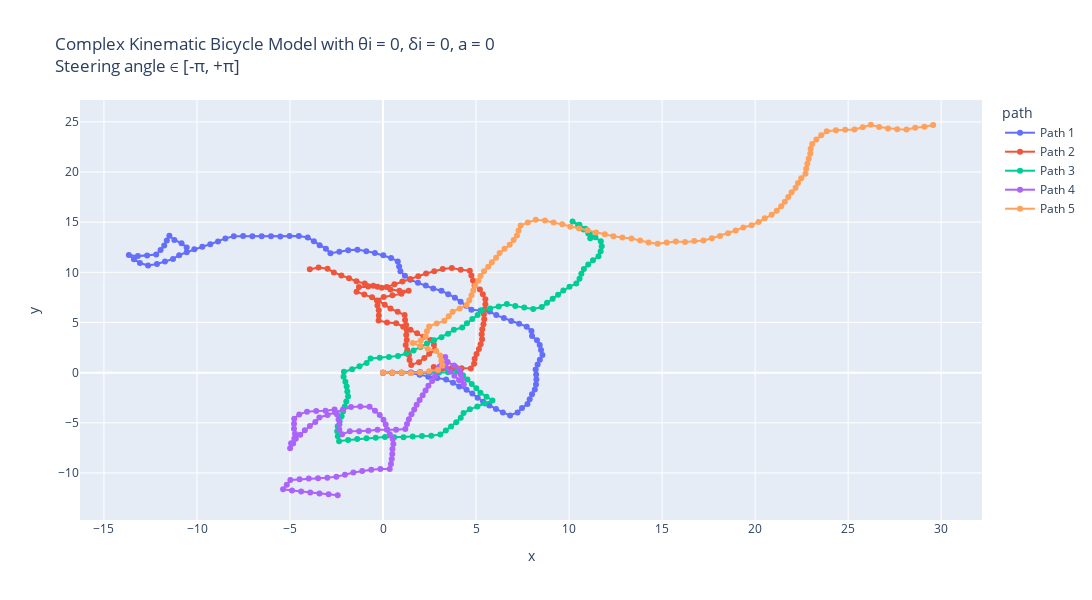

Write notebook code for a chart like this one.
### Markdown cell above
Complex Kinematic Bicycle Model with θi = 0, δi = 0, a = 0 : 
Trajectories with constant velocity, initial heading and steering angle as 0; 
But with complex kinematic_bicycle_model methods : kinematic_bicycle_model or kinematic_bicycle_model_w_slip

### Code cell
# Making 5 possible trajectories 
trajectories = []
for i in range (5):
    # Passed initial heading angle randomly (any angle b/w -90 to +90 degrees).
    # Passed acceleration; keeping acceleration constant for each trajectory, in a range of 0-2
    # Effect of acc. in the trajectory can be removed by making a = 0.0 
    # Initial delta can be any angle between -180 to +180 degrees.
    (x_traj, y_traj, θi, δi, a, v_traj) = start_trajectory(theta_init = 0.0, a = 0.0, delta_init = 0.0, v_init = 5, mode = "complex")
    trajectories.append((x_traj, y_traj, θi, δi, a, v_traj))

# Create a DataFrame for plotting
data = []
for i, (x_traj, y_traj, theta_init, delta_init, a, v_traj) in enumerate(trajectories):
    for x, y, v in zip(x_traj, y_traj, v_traj):
        data.append({"x": x, "y": y, "v": v, "path": f"Path {i+1}"})
df = pd.DataFrame(data)

# Creating the plot using plotly.
fig = px.line(df, x="x", y="y", color="path", custom_data=["v"], title="Complex Kinematic Bicycle Model with θi = 0, δi = 0, a = 0  <br>Steering angle ∈ [-π, +π]", render_mode="svg")
# Adding hover functionality
fig.update_traces(mode="markers+lines", hovertemplate="<br>".join([
    "v: %{customdata[0]:.2f}",
    "x: %{x:.2f}",
    "y: %{y:.2f}"
]))
fig.update_layout(height=600,width=1130)
fig.show()

# Using matplotlib
plt.figure(figsize=(15, 6))
for i, (x_traj, y_traj, θi, δi, a, v_traj) in enumerate(trajectories):
    # Model built such that a remains same inside; can be randomised by using a random statement.
    # print(x_traj,"\n", y_traj)
    plt.plot(x_traj, y_traj, label=f"Path {i+1}", alpha = 0.7)
plt.xlabel("x [m]")
plt.ylabel("y [m]")
plt.title("Complex Kinematic Bicycle Model with θi = 0, δi = 0, a = 0 \n Steering angle ∈ [-π, +π]")
plt.legend()
plt.axis('equal')
plt.show()

### Figure 1 — Plotly figure (JSON) as saved in the notebook; plotly's stock layout.template omitted (floating-point values rounded to 4 significant figures)
{"data": [{"customdata": [[5], [5], [5], [5], [5], [5], [5], [5], [5], [5], [5], [5], [5], [5], [5], [5], [5], [5], [5], [5], [5], [5], [5], [5], [5], [5], [5], [5], [5], [5], [5], [5], [5], [5], [5], [5], [5], [5], [5], [5], [5], [5], [5], [5], [5], [5], [5], [5], [5], [5], [5], [5], [5], [5], [5], [5], [5], [5], [5], [5], [5], [5], [5], [5], [5], [5], [5], [5], [5], [5], [5], [5], [5], [5], [5], [5], [5], [5], [5], [5], [5], [5], [5], [5], [5], [5], [5], [5], [5], [5], [5], [5], [5], [5], [5], [5], [5], [5], [5], [5], [5]], "hovertemplate": "v: %{customdata[0]:.2f}<br>x: %{x:.2f}<br>y: %{y:.2f}", "legendgroup": "Path 1", "line": {"color": "#636efa", "dash": "solid"}, "marker": {"symbol": "circle"}, "mode": "markers+lines", "name": "Path 1", "orientation": "v", "showlegend": true, "type": "scatter", "x": [0, 0.5, 1, 1.498, 1.967, 2.431, 2.911, 3.39, 3.761, 4.096, 4.489, 4.801, 5.086, 5.379, 5.717, 6.072, 6.441, 6.832, 7.233, 7.471, 7.763, 7.883, 8.008, 8.158, 8.222, 8.242, 8.231, 8.205, 8.309, 8.43, 8.567, 8.491, 8.422, 8.275, 8.01, 7.978, 7.723, 7.314, 6.892, 6.495, 6.087, 5.734, 5.247, 4.751, 4.464, 4.17, 3.866, 3.504, 3.139, 2.696, 2.298, 1.879, 1.468, 1.177, 0.9346, 0.8659, 0.7923, 0.433, 0.01354, -0.4379, -0.8994, -1.376, -1.872, -2.35, -2.828, -3.071, -3.407, -3.718, -4.048, -4.526, -5.026, -5.523, -6.023, -6.523, -7.023, -7.521, -8.02, -8.473, -8.869, -9.286, -9.715, -10.14, -10.55, -10.96, -11.29, -11.72, -12.15, -12.63, -13.07, -13.39, -13.66, -13.18, -12.68, -12.19, -11.96, -11.76, -11.62, -11.48, -11.22, -10.83, -10.56], "xaxis": "x", "y": [0, 0, 0, -0.03965, -0.2129, -0.4004, -0.5388, -0.6844, -1.019, -1.39, -1.699, -2.09, -2.501, -2.906, -3.275, -3.627, -3.964, -4.276, -3.977, -3.537, -3.131, -2.646, -2.162, -1.685, -1.189, -0.6894, -0.1895, 0.3098, 0.7989, 1.284, 1.765, 2.259, 2.754, 3.232, 3.656, 4.155, 4.585, 4.872, 5.14, 5.444, 5.734, 6.087, 6.202, 6.262, 6.672, 7.076, 7.473, 7.819, 8.16, 8.391, 8.694, 8.967, 9.251, 9.658, 10.1, 10.59, 11.09, 11.43, 11.71, 11.92, 12.11, 12.26, 12.19, 12.05, 11.9, 12.34, 12.71, 13.1, 13.48, 13.63, 13.63, 13.58, 13.6, 13.6, 13.6, 13.63, 13.6, 13.38, 13.08, 12.8, 12.55, 12.29, 12.0, 11.71, 11.33, 11.08, 10.83, 10.69, 10.93, 11.31, 11.73, 11.62, 11.67, 11.78, 12.22, 12.68, 13.16, 13.64, 13.22, 12.9, 12.48], "yaxis": "y"}, {"customdata": [[5], [5], [5], [5], [5], [5], [5], [5], [5], [5], [5], [5], [5], [5], [5], [5], [5], [5], [5], [5], [5], [5], [5], [5], [5], [5], [5], [5], [5], [5], [5], [5], [5], [5], [5], [5], [5], [5], [5], [5], [5], [5], [5], [5], [5], [5], [5], [5], [5], [5], [5], [5], [5], [5], [5], [5], [5], [5], [5], [5], [5], [5], [5], [5], [5], [5], [5], [5], [5], [5], [5], [5], [5], [5], [5], [5], [5], [5], [5], [5], [5], [5], [5], [5], [5], [5], [5], [5], [5], [5], [5], [5], [5], [5], [5], [5], [5], [5], [5], [5], [5]], "hovertemplate": "v: %{customdata[0]:.2f}<br>x: %{x:.2f}<br>y: %{y:.2f}", "legendgroup": "Path 2", "line": {"color": "#EF553B", "dash": "solid"}, "marker": {"symbol": "circle"}, "mode": "markers+lines", "name": "Path 2", "orientation": "v", "showlegend": true, "type": "scatter", "x": [0, 0.5, 1, 1.5, 2.0, 2.498, 2.973, 3.432, 3.912, 4.142, 3.66, 3.189, 2.727, 3.224, 3.723, 4.22, 4.72, 4.894, 4.925, 5.027, 5.154, 5.247, 5.323, 5.303, 5.335, 5.398, 5.44, 5.425, 5.466, 5.501, 5.502, 5.366, 5.209, 4.923, 4.835, 4.749, 4.664, 4.174, 3.698, 3.208, 2.754, 2.314, 1.89, 1.466, 1.04, 0.6138, 0.202, -0.297, -0.7967, -1.295, -1.424, -1.007, -0.5912, -0.235, 0.09247, 0.4017, 0.7872, 1.162, 1.183, 1.243, 1.277, 1.247, 1.275, 1.219, 1.303, 1.393, 1.427, 1.515, 1.931, 2.22, 2.483, 2.78, 2.734, 2.571, 2.183, 1.833, 1.473, 1.083, 0.708, 0.2136, -0.2368, -0.2256, -0.2309, -0.2993, -0.3323, 0.03699, 0.5067, 0.9863, 1.379, 0.879, 0.3983, -0.06779, -0.526, -0.9835, -1.425, -1.829, -2.241, -2.642, -2.982, -3.465, -3.934], "xaxis": "x", "y": [0, 0, 0, -0.01623, -0.01376, 0.03233, 0.1865, 0.3862, 0.5247, 0.08088, 0.2147, 0.3825, 0.5736, 0.5163, 0.4796, 0.4273, 0.4051, 0.8735, 1.373, 1.862, 2.346, 2.837, 3.331, 3.831, 4.33, 4.826, 5.324, 5.824, 6.322, 6.821, 7.321, 7.802, 8.277, 8.687, 9.179, 9.671, 10.16, 10.27, 10.42, 10.32, 10.11, 9.877, 9.612, 9.347, 9.085, 8.824, 8.54, 8.571, 8.59, 8.545, 8.062, 7.786, 7.508, 7.157, 6.779, 6.386, 6.068, 5.736, 5.237, 4.74, 4.241, 3.742, 3.243, 2.746, 2.253, 1.761, 1.262, 0.7701, 1.047, 1.455, 1.881, 2.283, 2.781, 3.253, 3.568, 3.926, 4.273, 4.585, 4.917, 4.991, 5.208, 5.708, 6.208, 6.704, 7.203, 7.54, 7.711, 7.852, 8.162, 8.155, 8.293, 8.474, 8.674, 8.876, 9.11, 9.405, 9.689, 9.987, 10.35, 10.48, 10.31], "yaxis": "y"}, {"customdata": [[5], [5], [5], [5], [5], [5], [5], [5], [5], [5], [5], [5], [5], [5], [5], [5], [5], [5], [5], [5], [5], [5], [5], [5], [5], [5], [5], [5], [5], [5], [5], [5], [5], [5], [5], [5], [5], [5], [5], [5], [5], [5], [5], [5], [5], [5], [5], [5], [5], [5], [5], [5], [5], [5], [5], [5], [5], [5], [5], [5], [5], [5], [5], [5], [5], [5], [5], [5], [5], [5], [5], [5], [5], [5], [5], [5], [5], [5], [5], [5], [5], [5], [5], [5], [5], [5], [5], [5], [5], [5], [5], [5], [5], [5], [5], [5], [5], [5], [5], [5], [5]], "hovertemplate": "v: %{customdata[0]:.2f}<br>x: %{x:.2f}<br>y: %{y:.2f}", "legendgroup": "Path 3", "line": {"color": "#00cc96", "dash": "solid"}, "marker": {"symbol": "circle"}, "mode": "markers+lines", "name": "Path 3", "orientation": "v", "showlegend": true, "type": "scatter", "x": [0, 0.5, 1, 1.5, 1.999, 2.499, 2.998, 3.494, 3.986, 4.298, 4.537, 4.769, 5.015, 5.236, 5.562, 5.881, 5.48, 5.072, 4.666, 4.328, 4.177, 3.935, 3.661, 3.376, 3.08, 2.592, 2.094, 1.595, 1.101, 0.6008, 0.1011, -0.394, -0.89, -1.386, -1.877, -2.362, -2.431, -2.463, -2.436, -2.331, -2.228, -2.147, -2.055, -1.976, -1.88, -1.921, -1.957, -2.024, -2.12, -2.1, -1.66, -1.264, -0.8827, -0.671, -0.1762, 0.318, 0.8061, 1.248, 1.641, 2.01, 2.361, 2.744, 3.142, 3.495, 3.807, 4.256, 4.511, 4.797, 5.084, 5.305, 5.758, 6.218, 6.656, 7.109, 7.591, 8.071, 8.533, 8.816, 9.119, 9.409, 9.692, 10.02, 10.39, 10.56, 10.66, 10.79, 11.03, 11.29, 11.58, 11.7, 11.76, 11.71, 11.41, 11.11, 10.79, 10.49, 10.19, 10.56, 10.88, 11.03, 11.14], "xaxis": "x", "y": [0, 0, 0, -0.007597, -0.03497, -0.04546, -0.01436, 0.04875, 0.1409, -0.2492, -0.6888, -1.131, -1.567, -2.015, -2.394, -2.78, -3.078, -3.367, -3.66, -4.028, -4.504, -4.942, -5.36, -5.771, -6.174, -6.281, -6.327, -6.36, -6.437, -6.435, -6.417, -6.487, -6.55, -6.612, -6.709, -6.83, -6.335, -5.836, -5.337, -4.848, -4.359, -3.865, -3.374, -2.88, -2.389, -1.891, -1.392, -0.8968, -0.4062, 0.09336, 0.3303, 0.6354, 0.9592, 1.412, 1.484, 1.56, 1.669, 1.904, 2.212, 2.549, 2.905, 3.227, 3.529, 3.883, 4.274, 4.495, 4.925, 5.335, 5.744, 6.193, 6.403, 6.6, 6.842, 6.631, 6.497, 6.356, 6.546, 6.959, 7.357, 7.764, 8.176, 8.551, 8.892, 9.361, 9.851, 10.33, 10.77, 11.2, 11.61, 12.09, 12.59, 13.09, 13.49, 13.89, 14.27, 14.67, 15.07, 14.73, 14.35, 13.87, 13.39], "yaxis": "y"}, {"customdata": [[5], [5], [5], [5], [5], [5], [5], [5], [5], [5], [5], [5], [5], [5], [5], [5], [5], [5], [5], [5], [5], [5], [5], [5], [5], [5], [5], [5], [5], [5], [5], [5], [5], [5], [5], [5], [5], [5], [5], [5], [5], [5], [5], [5], [5], [5], [5], [5], [5], [5], [5], [5], [5], [5], [5], [5], [5], [5], [5], [5], [5], [5], [5], [5], [5], [5], [5], [5], [5], [5], [5], [5], [5], [5], [5], [5], [5], [5], [5], [5], [5], [5], [5], [5], [5], [5], [5], [5], [5], [5], [5], [5], [5], [5], [5], [5], [5], [5], [5], [5], [5]], "hovertemplate": "v: %{customdata[0]:.2f}<br>x: %{x:.2f}<br>y: %{y:.2f}", "legendgroup": "Path 4", "line": {"color": "#ab63fa", "dash": "solid"}, "marker": {"symbol": "circle"}, "mode": "markers+lines", "name": "Path 4", "orientation": "v", "showlegend": true, "type": "scatter", "x": [0, 0.5, 1, 1.5, 1.997, 2.497, 2.936, 3.372, 3.598, 3.834, 4.09, 4.342, 4.249, 4.181, 4.113, 3.815, 3.472, 3.345, 3.166, 3.041, 2.936, 2.793, 2.638, 2.438, 2.286, 2.131, 1.966, 1.808, 1.677, 1.529, 1.388, 1.288, 1.198, 0.702, 0.2022, -0.2965, -0.7869, -1.284, -1.784, -2.199, -2.351, -2.347, -2.391, -2.472, -2.604, -3.092, -3.591, -4.087, -4.505, -4.773, -4.785, -4.786, -4.73, -4.69, -4.833, -4.995, -4.941, -4.767, -4.45, -4.202, -3.932, -3.641, -3.423, -2.984, -2.561, -2.155, -1.722, -1.223, -0.7234, -0.4332, -0.1774, 0.02294, 0.1433, 0.2199, 0.3639, 0.52, 0.5546, 0.5041, 0.4973, 0.4684, 0.4253, 0.3579, -0.142, -0.6352, -1.12, -1.595, -2.048, -2.508, -2.994, -3.492, -3.991, -4.486, -4.98, -5.173, -5.373, -4.892, -4.401, -3.912, -3.419, -2.925, -2.436], "xaxis": "x", "y": [0, 0, 0, 0.01649, 0.06482, 0.08623, 0.3252, 0.5693, 0.1229, -0.3175, -0.7472, -1.179, -0.6879, -0.1926, 0.3028, 0.7042, 1.068, 1.552, 1.085, 0.601, 0.1122, -0.3669, -0.8426, -1.301, -1.777, -2.252, -2.724, -3.199, -3.681, -4.159, -4.638, -5.128, -5.62, -5.682, -5.667, -5.703, -5.801, -5.852, -5.855, -6.135, -5.659, -5.159, -4.661, -4.167, -3.685, -3.794, -3.826, -3.889, -4.163, -4.585, -5.085, -5.585, -6.082, -6.581, -7.06, -7.533, -7.036, -6.567, -6.18, -5.746, -5.326, -4.919, -4.469, -4.23, -3.962, -3.672, -3.421, -3.384, -3.393, -3.8, -4.229, -4.687, -5.173, -5.667, -6.146, -6.621, -7.119, -7.617, -8.117, -8.616, -9.114, -9.61, -9.6, -9.682, -9.804, -9.962, -10.17, -10.37, -10.49, -10.53, -10.56, -10.63, -10.7, -11.17, -11.62, -11.76, -11.86, -11.96, -12.04, -12.12, -12.22], "yaxis": "y"}, {"customdata": [[5], [5], [5], [5], [5], [5], [5], [5], [5], [5], [5], [5], [5], [5], [5], [5], [5], [5], [5], [5], [5], [5], [5], [5], [5], [5], [5], [5], [5], [5], [5], [5], [5], [5], [5], [5], [5], [5], [5], [5], [5], [5], [5], [5], [5], [5], [5], [5], [5], [5], [5], [5], [5], [5], [5], [5], [5], [5], [5], [5], [5], [5], [5], [5], [5], [5], [5], [5], [5], [5], [5], [5], [5], [5], [5], [5], [5], [5], [5], [5], [5], [5], [5], [5], [5], [5], [5], [5], [5], [5], [5], [5], [5], [5], [5], [5], [5], [5], [5], [5], [5]], "hovertemplate": "v: %{customdata[0]:.2f}<br>x: %{x:.2f}<br>y: %{y:.2f}", "legendgroup": "Path 5", "line": {"color": "#FFA15A", "dash": "solid"}, "marker": {"symbol": "circle"}, "mode": "markers+lines", "name": "Path 5", "orientation": "v", "showlegend": true, "type": "scatter", "x": [0, 0.5, 1, 1.497, 1.993, 2.476, 2.958, 3.192, 3.133, 3.069, 2.866, 2.408, 2.007, 1.598, 2.033, 2.291, 2.36, 2.478, 2.883, 3.296, 3.533, 3.743, 4.122, 4.494, 4.636, 4.755, 4.85, 4.958, 5.123, 5.239, 5.429, 5.655, 5.849, 6.076, 6.267, 6.533, 6.809, 7.02, 7.199, 7.284, 7.395, 7.784, 8.21, 8.705, 9.166, 9.633, 10.06, 10.54, 11.0, 11.46, 11.92, 12.38, 12.86, 13.35, 13.82, 14.27, 14.76, 15.25, 15.74, 16.24, 16.73, 17.22, 17.68, 18.12, 18.55, 18.96, 19.37, 19.81, 20.19, 20.52, 20.89, 21.16, 21.4, 21.6, 21.78, 21.96, 22.18, 22.3, 22.48, 22.71, 22.75, 22.81, 22.88, 22.96, 22.99, 23.07, 23.29, 23.55, 23.85, 24.35, 24.84, 25.34, 25.79, 26.22, 26.67, 27.15, 27.64, 28.14, 28.61, 29.1, 29.57], "xaxis": "x", "y": [0, 0, 0, -0.05178, 0.01409, 0.1439, 0.2746, 0.7166, 1.213, 1.709, 2.166, 2.367, 2.666, 2.953, 3.199, 3.628, 4.123, 4.609, 4.902, 5.184, 5.624, 6.078, 6.405, 6.739, 7.218, 7.704, 8.195, 8.683, 9.155, 9.641, 10.1, 10.55, 11.01, 11.46, 11.92, 12.34, 12.76, 13.21, 13.68, 14.17, 14.66, 14.97, 15.23, 15.16, 14.97, 14.79, 14.54, 14.37, 14.19, 13.98, 13.8, 13.61, 13.47, 13.37, 13.18, 12.97, 12.86, 12.97, 13.07, 13.03, 13.12, 13.18, 13.39, 13.63, 13.89, 14.17, 14.46, 14.69, 15.02, 15.39, 15.73, 16.15, 16.59, 17.05, 17.51, 17.98, 18.43, 18.91, 19.38, 19.83, 20.33, 20.82, 21.32, 21.81, 22.31, 22.8, 23.25, 23.68, 24.08, 24.16, 24.22, 24.24, 24.47, 24.71, 24.48, 24.34, 24.26, 24.25, 24.42, 24.52, 24.68], "yaxis": "y"}], "layout": {"height": 600, "legend": {"title": {"text": "path"}, "tracegroupgap": 0}, "title": {"text": "Complex Kinematic Bicycle Model with θi = 0, δi = 0, a = 0  <br>Steering angle ∈ [-π, +π]"}, "width": 1130, "xaxis": {"anchor": "y", "domain": [0, 1], "title": {"text": "x"}}, "yaxis": {"anchor": "x", "domain": [0, 1], "title": {"text": "y"}}}}
